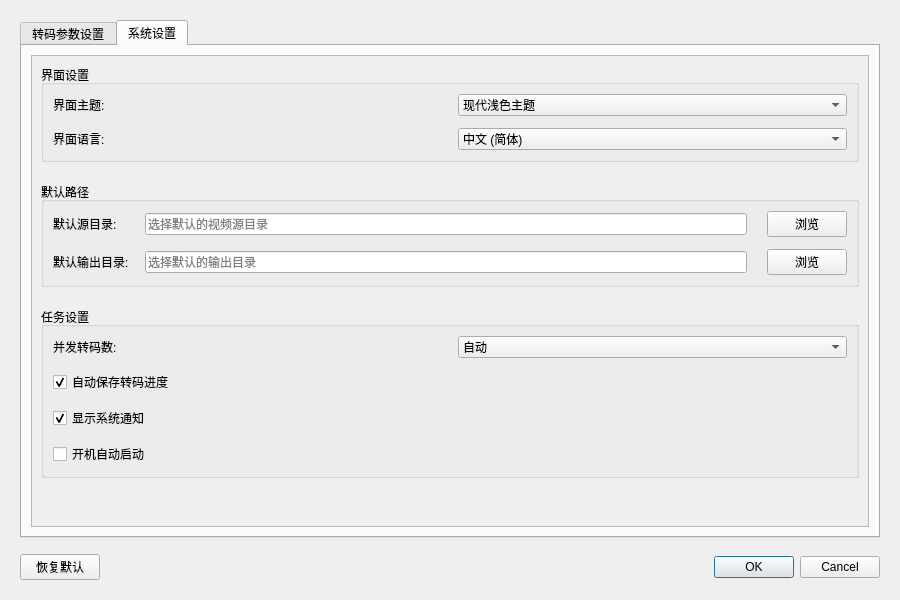
<?xml version="1.0" encoding="UTF-8"?>
<ui version="4.0">
 <class>SettingDialog</class>
 <widget class="QDialog" name="SettingDialog">
  <property name="geometry">
   <rect>
    <x>0</x>
    <y>0</y>
    <width>900</width>
    <height>600</height>
   </rect>
  </property>
  <property name="minimumSize">
   <size>
    <width>900</width>
    <height>600</height>
   </size>
  </property>
  <property name="windowTitle">
   <string>设置</string>
  </property>
  <layout class="QVBoxLayout" name="mainLayout">
   <property name="spacing">
    <number>16</number>
   </property>
   <property name="leftMargin">
    <number>20</number>
   </property>
   <property name="topMargin">
    <number>20</number>
   </property>
   <property name="rightMargin">
    <number>20</number>
   </property>
   <property name="bottomMargin">
    <number>20</number>
   </property>
   <item>
    <widget class="QTabWidget" name="tabWidget">
     <property name="enabled">
      <bool>true</bool>
     </property>
     <property name="cursor">
      <cursorShape>PointingHandCursor</cursorShape>
     </property>
     <property name="tabShape">
      <enum>QTabWidget::Rounded</enum>
     </property>
     <property name="currentIndex">
      <number>1</number>
     </property>
     <property name="elideMode">
      <enum>Qt::ElideMiddle</enum>
     </property>
     <widget class="QWidget" name="transcodeSettingTab">
      <attribute name="title">
       <string>转码参数设置</string>
      </attribute>
      <layout class="QVBoxLayout" name="transcodeLayout">
       <property name="spacing">
        <number>16</number>
       </property>
       <item>
        <widget class="QScrollArea" name="transcodeScrollArea">
         <property name="widgetResizable">
          <bool>true</bool>
         </property>
         <widget class="QWidget" name="transcodeScrollWidget">
          <property name="geometry">
           <rect>
            <x>0</x>
            <y>0</y>
            <width>817</width>
            <height>485</height>
           </rect>
          </property>
          <layout class="QVBoxLayout" name="transcodeContentLayout">
           <property name="spacing">
            <number>20</number>
           </property>
           <item>
            <widget class="QGroupBox" name="videoCodecGroup">
             <property name="title">
              <string>视频编码设置</string>
             </property>
             <layout class="QGridLayout" name="videoCodecLayout">
              <property name="horizontalSpacing">
               <number>16</number>
              </property>
              <property name="verticalSpacing">
               <number>12</number>
              </property>
              <item row="0" column="0">
               <widget class="QLabel" name="codecLabel">
                <property name="text">
                 <string>编码器:</string>
                </property>
               </widget>
              </item>
              <item row="0" column="1">
               <widget class="QComboBox" name="codecComboBox">
                <item>
                 <property name="text">
                  <string>H.264 (libx264)</string>
                 </property>
                </item>
                <item>
                 <property name="text">
                  <string>H.265 (libx265)</string>
                 </property>
                </item>
                <item>
                 <property name="text">
                  <string>AV1 (libaom-av1)</string>
                 </property>
                </item>
               </widget>
              </item>
              <item row="1" column="0">
               <widget class="QLabel" name="crfLabel">
                <property name="text">
                 <string>质量 (CRF):</string>
                </property>
               </widget>
              </item>
              <item row="1" column="1">
               <layout class="QHBoxLayout" name="crfLayout">
                <item>
                 <widget class="QSlider" name="crfSlider">
                  <property name="minimum">
                   <number>12</number>
                  </property>
                  <property name="maximum">
                   <number>35</number>
                  </property>
                  <property name="value">
                   <number>23</number>
                  </property>
                  <property name="orientation">
                   <enum>Qt::Horizontal</enum>
                  </property>
                 </widget>
                </item>
                <item>
                 <widget class="QSpinBox" name="crfSpinBox">
                  <property name="minimum">
                   <number>12</number>
                  </property>
                  <property name="maximum">
                   <number>35</number>
                  </property>
                  <property name="value">
                   <number>23</number>
                  </property>
                 </widget>
                </item>
               </layout>
              </item>
              <item row="2" column="0">
               <widget class="QLabel" name="presetLabel">
                <property name="text">
                 <string>编码预设:</string>
                </property>
               </widget>
              </item>
              <item row="2" column="1">
               <widget class="QComboBox" name="presetComboBox">
                <item>
                 <property name="text">
                  <string>ultrafast (最快)</string>
                 </property>
                </item>
                <item>
                 <property name="text">
                  <string>superfast</string>
                 </property>
                </item>
                <item>
                 <property name="text">
                  <string>veryfast</string>
                 </property>
                </item>
                <item>
                 <property name="text">
                  <string>faster</string>
                 </property>
                </item>
                <item>
                 <property name="text">
                  <string>fast</string>
                 </property>
                </item>
                <item>
                 <property name="text">
                  <string>medium (推荐)</string>
                 </property>
                </item>
                <item>
                 <property name="text">
                  <string>slow</string>
                 </property>
                </item>
                <item>
                 <property name="text">
                  <string>slower</string>
                 </property>
                </item>
                <item>
                 <property name="text">
                  <string>veryslow (最慢)</string>
                 </property>
                </item>
               </widget>
              </item>
             </layout>
            </widget>
           </item>
           <item>
            <widget class="QGroupBox" name="videoParamsGroup">
             <property name="title">
              <string>视频参数</string>
             </property>
             <layout class="QGridLayout" name="videoParamsLayout">
              <property name="horizontalSpacing">
               <number>16</number>
              </property>
              <property name="verticalSpacing">
               <number>12</number>
              </property>
              <item row="0" column="0">
               <widget class="QLabel" name="resolutionLabel">
                <property name="text">
                 <string>分辨率:</string>
                </property>
               </widget>
              </item>
              <item row="0" column="1">
               <widget class="QComboBox" name="resolutionComboBox">
                <property name="editable">
                 <bool>true</bool>
                </property>
                <item>
                 <property name="text">
                  <string>1920x1080 (1080p)</string>
                 </property>
                </item>
                <item>
                 <property name="text">
                  <string>1280x720 (720p)</string>
                 </property>
                </item>
                <item>
                 <property name="text">
                  <string>720x1280 (竖屏720p)</string>
                 </property>
                </item>
                <item>
                 <property name="text">
                  <string>1080x1920 (竖屏1080p)</string>
                 </property>
                </item>
                <item>
                 <property name="text">
                  <string>原始尺寸</string>
                 </property>
                </item>
               </widget>
              </item>
              <item row="1" column="0">
               <widget class="QLabel" name="framerateLabel">
                <property name="text">
                 <string>帧率 (FPS):</string>
                </property>
               </widget>
              </item>
              <item row="1" column="1">
               <widget class="QSpinBox" name="framerateSpinBox">
                <property name="suffix">
                 <string> fps</string>
                </property>
                <property name="minimum">
                 <number>1</number>
                </property>
                <property name="maximum">
                 <number>120</number>
                </property>
                <property name="value">
                 <number>30</number>
                </property>
               </widget>
              </item>
              <item row="2" column="0">
               <widget class="QLabel" name="pixelFormatLabel">
                <property name="text">
                 <string>像素格式:</string>
                </property>
               </widget>
              </item>
              <item row="2" column="1">
               <widget class="QComboBox" name="pixelFormatComboBox">
                <item>
                 <property name="text">
                  <string>yuv420p (推荐)</string>
                 </property>
                </item>
                <item>
                 <property name="text">
                  <string>yuv444p</string>
                 </property>
                </item>
                <item>
                 <property name="text">
                  <string>yuv422p</string>
                 </property>
                </item>
               </widget>
              </item>
             </layout>
            </widget>
           </item>
           <item>
            <widget class="QGroupBox" name="advancedGroup">
             <property name="title">
              <string>高级设置</string>
             </property>
             <layout class="QGridLayout" name="advancedLayout">
              <property name="horizontalSpacing">
               <number>16</number>
              </property>
              <property name="verticalSpacing">
               <number>12</number>
              </property>
              <item row="0" column="0">
               <widget class="QLabel" name="colorspaceLabel">
                <property name="text">
                 <string>色彩空间:</string>
                </property>
               </widget>
              </item>
              <item row="0" column="1">
               <widget class="QComboBox" name="colorspaceComboBox">
                <item>
                 <property name="text">
                  <string>bt709 (推荐)</string>
                 </property>
                </item>
                <item>
                 <property name="text">
                  <string>bt601</string>
                 </property>
                </item>
                <item>
                 <property name="text">
                  <string>bt2020</string>
                 </property>
                </item>
               </widget>
              </item>
              <item row="1" column="0">
               <widget class="QLabel" name="profileLabel">
                <property name="text">
                 <string>编码档次:</string>
                </property>
               </widget>
              </item>
              <item row="1" column="1">
               <widget class="QComboBox" name="profileComboBox">
                <item>
                 <property name="text">
                  <string>high (高)</string>
                 </property>
                </item>
                <item>
                 <property name="text">
                  <string>main (主)</string>
                 </property>
                </item>
                <item>
                 <property name="text">
                  <string>baseline (基线)</string>
                 </property>
                </item>
               </widget>
              </item>
              <item row="2" column="0">
               <widget class="QLabel" name="threadsLabel">
                <property name="text">
                 <string>线程数:</string>
                </property>
               </widget>
              </item>
              <item row="2" column="1">
               <widget class="QSpinBox" name="threadsSpinBox">
                <property name="specialValueText">
                 <string>自动</string>
                </property>
                <property name="minimum">
                 <number>0</number>
                </property>
                <property name="maximum">
                 <number>32</number>
                </property>
                <property name="value">
                 <number>0</number>
                </property>
               </widget>
              </item>
              <item row="3" column="0" colspan="2">
               <widget class="QCheckBox" name="faststartCheckBox">
                <property name="text">
                 <string>启用快速启动 (movflags faststart)</string>
                </property>
                <property name="checked">
                 <bool>true</bool>
                </property>
               </widget>
              </item>
             </layout>
            </widget>
           </item>
           <item>
            <spacer name="transcodeVerticalSpacer">
             <property name="orientation">
              <enum>Qt::Vertical</enum>
             </property>
             <property name="sizeHint" stdset="0">
              <size>
               <width>20</width>
               <height>40</height>
              </size>
             </property>
            </spacer>
           </item>
          </layout>
         </widget>
        </widget>
       </item>
      </layout>
     </widget>
     <widget class="QWidget" name="systemSettingTab">
      <attribute name="title">
       <string>系统设置</string>
      </attribute>
      <layout class="QVBoxLayout" name="systemLayout">
       <property name="spacing">
        <number>16</number>
       </property>
       <item>
        <widget class="QScrollArea" name="systemScrollArea">
         <property name="widgetResizable">
          <bool>true</bool>
         </property>
         <widget class="QWidget" name="systemScrollWidget">
          <property name="geometry">
           <rect>
            <x>0</x>
            <y>0</y>
            <width>834</width>
            <height>470</height>
           </rect>
          </property>
          <layout class="QVBoxLayout" name="systemContentLayout">
           <property name="spacing">
            <number>20</number>
           </property>
           <item>
            <widget class="QGroupBox" name="uiGroup">
             <property name="title">
              <string>界面设置</string>
             </property>
             <layout class="QGridLayout" name="uiLayout">
              <property name="horizontalSpacing">
               <number>16</number>
              </property>
              <property name="verticalSpacing">
               <number>12</number>
              </property>
              <item row="0" column="0">
               <widget class="QLabel" name="themeLabel">
                <property name="text">
                 <string>界面主题:</string>
                </property>
               </widget>
              </item>
              <item row="0" column="1">
               <widget class="QComboBox" name="themeComboBox">
                <item>
                 <property name="text">
                  <string>现代浅色主题</string>
                 </property>
                </item>
                <item>
                 <property name="text">
                  <string>深色主题</string>
                 </property>
                </item>
               </widget>
              </item>
              <item row="1" column="0">
               <widget class="QLabel" name="languageLabel">
                <property name="text">
                 <string>界面语言:</string>
                </property>
               </widget>
              </item>
              <item row="1" column="1">
               <widget class="QComboBox" name="languageComboBox">
                <item>
                 <property name="text">
                  <string>中文 (简体)</string>
                 </property>
                </item>
                <item>
                 <property name="text">
                  <string>English</string>
                 </property>
                </item>
               </widget>
              </item>
             </layout>
            </widget>
           </item>
           <item>
            <widget class="QGroupBox" name="pathGroup">
             <property name="title">
              <string>默认路径</string>
             </property>
             <layout class="QGridLayout" name="pathLayout">
              <property name="horizontalSpacing">
               <number>16</number>
              </property>
              <property name="verticalSpacing">
               <number>12</number>
              </property>
              <item row="0" column="0">
               <widget class="QLabel" name="defaultSourceLabel">
                <property name="text">
                 <string>默认源目录:</string>
                </property>
               </widget>
              </item>
              <item row="0" column="1">
               <layout class="QHBoxLayout" name="sourcePathLayout">
                <property name="spacing">
                 <number>20</number>
                </property>
                <item>
                 <widget class="QLineEdit" name="defaultSourceLineEdit">
                  <property name="placeholderText">
                   <string>选择默认的视频源目录</string>
                  </property>
                 </widget>
                </item>
                <item>
                 <widget class="QPushButton" name="browseSourceButton">
                  <property name="maximumSize">
                   <size>
                    <width>80</width>
                    <height>16777215</height>
                   </size>
                  </property>
                  <property name="text">
                   <string>浏览</string>
                  </property>
                 </widget>
                </item>
               </layout>
              </item>
              <item row="1" column="0">
               <widget class="QLabel" name="defaultTargetLabel">
                <property name="text">
                 <string>默认输出目录:</string>
                </property>
               </widget>
              </item>
              <item row="1" column="1">
               <layout class="QHBoxLayout" name="targetPathLayout">
                <property name="spacing">
                 <number>20</number>
                </property>
                <item>
                 <widget class="QLineEdit" name="defaultTargetLineEdit">
                  <property name="placeholderText">
                   <string>选择默认的输出目录</string>
                  </property>
                 </widget>
                </item>
                <item>
                 <widget class="QPushButton" name="browseTargetButton">
                  <property name="maximumSize">
                   <size>
                    <width>80</width>
                    <height>16777215</height>
                   </size>
                  </property>
                  <property name="text">
                   <string>浏览</string>
                  </property>
                 </widget>
                </item>
               </layout>
              </item>
             </layout>
            </widget>
           </item>
           <item>
            <widget class="QGroupBox" name="taskGroup">
             <property name="title">
              <string>任务设置</string>
             </property>
             <layout class="QGridLayout" name="taskLayout">
              <property name="horizontalSpacing">
               <number>16</number>
              </property>
              <property name="verticalSpacing">
               <number>12</number>
              </property>
              <item row="2" column="0" colspan="2">
               <widget class="QCheckBox" name="showNotificationsCheckBox">
                <property name="text">
                 <string>显示系统通知</string>
                </property>
                <property name="checked">
                 <bool>true</bool>
                </property>
               </widget>
              </item>
              <item row="0" column="1">
               <widget class="QComboBox" name="threadCountComboBox">
                <property name="toolTip">
                 <string>选择同时转码的视频文件数量，自动为CPU核数-1</string>
                </property>
                <property name="currentText">
                 <string>自动</string>
                </property>
                <item>
                 <property name="text">
                  <string>自动</string>
                 </property>
                </item>
                <item>
                 <property name="text">
                  <string>1线程</string>
                 </property>
                </item>
                <item>
                 <property name="text">
                  <string>2线程</string>
                 </property>
                </item>
                <item>
                 <property name="text">
                  <string>4线程</string>
                 </property>
                </item>
                <item>
                 <property name="text">
                  <string>8线程</string>
                 </property>
                </item>
                <item>
                 <property name="text">
                  <string>16线程</string>
                 </property>
                </item>
               </widget>
              </item>
              <item row="3" column="0" colspan="2">
               <widget class="QCheckBox" name="autoStartCheckBox">
                <property name="text">
                 <string>开机自动启动</string>
                </property>
                <property name="checked">
                 <bool>false</bool>
                </property>
               </widget>
              </item>
              <item row="0" column="0">
               <widget class="QLabel" name="threadCountLabel">
                <property name="text">
                 <string>并发转码数:</string>
                </property>
               </widget>
              </item>
              <item row="1" column="0" colspan="2">
               <widget class="QCheckBox" name="autoSaveProgressCheckBox">
                <property name="text">
                 <string>自动保存转码进度</string>
                </property>
                <property name="checked">
                 <bool>true</bool>
                </property>
               </widget>
              </item>
             </layout>
            </widget>
           </item>
           <item>
            <spacer name="systemVerticalSpacer">
             <property name="orientation">
              <enum>Qt::Vertical</enum>
             </property>
             <property name="sizeHint" stdset="0">
              <size>
               <width>20</width>
               <height>40</height>
              </size>
             </property>
            </spacer>
           </item>
          </layout>
         </widget>
        </widget>
       </item>
      </layout>
     </widget>
    </widget>
   </item>
   <item>
    <layout class="QHBoxLayout" name="buttonLayout">
     <property name="spacing">
      <number>12</number>
     </property>
     <item>
      <widget class="QPushButton" name="resetButton">
       <property name="maximumSize">
        <size>
         <width>100</width>
         <height>16777215</height>
        </size>
       </property>
       <property name="text">
        <string>恢复默认</string>
       </property>
      </widget>
     </item>
     <item>
      <spacer name="horizontalSpacer">
       <property name="orientation">
        <enum>Qt::Horizontal</enum>
       </property>
       <property name="sizeHint" stdset="0">
        <size>
         <width>40</width>
         <height>20</height>
        </size>
       </property>
      </spacer>
     </item>
     <item>
      <widget class="QDialogButtonBox" name="buttonBox">
       <property name="standardButtons">
        <set>QDialogButtonBox::Cancel|QDialogButtonBox::Ok</set>
       </property>
      </widget>
     </item>
    </layout>
   </item>
  </layout>
 </widget>
 <resources/>
 <connections>
  <connection>
   <sender>buttonBox</sender>
   <signal>accepted()</signal>
   <receiver>SettingDialog</receiver>
   <slot>accept()</slot>
   <hints>
    <hint type="sourcelabel">
     <x>248</x>
     <y>254</y>
    </hint>
    <hint type="destinationlabel">
     <x>157</x>
     <y>274</y>
    </hint>
   </hints>
  </connection>
  <connection>
   <sender>buttonBox</sender>
   <signal>rejected()</signal>
   <receiver>SettingDialog</receiver>
   <slot>reject()</slot>
   <hints>
    <hint type="sourcelabel">
     <x>316</x>
     <y>260</y>
    </hint>
    <hint type="destinationlabel">
     <x>286</x>
     <y>274</y>
    </hint>
   </hints>
  </connection>
  <connection>
   <sender>crfSlider</sender>
   <signal>valueChanged(int)</signal>
   <receiver>crfSpinBox</receiver>
   <slot>setValue(int)</slot>
   <hints>
    <hint type="sourcelabel">
     <x>200</x>
     <y>150</y>
    </hint>
    <hint type="destinationlabel">
     <x>300</x>
     <y>150</y>
    </hint>
   </hints>
  </connection>
  <connection>
   <sender>crfSpinBox</sender>
   <signal>valueChanged(int)</signal>
   <receiver>crfSlider</receiver>
   <slot>setValue(int)</slot>
   <hints>
    <hint type="sourcelabel">
     <x>300</x>
     <y>150</y>
    </hint>
    <hint type="destinationlabel">
     <x>200</x>
     <y>150</y>
    </hint>
   </hints>
  </connection>
 </connections>
</ui>
